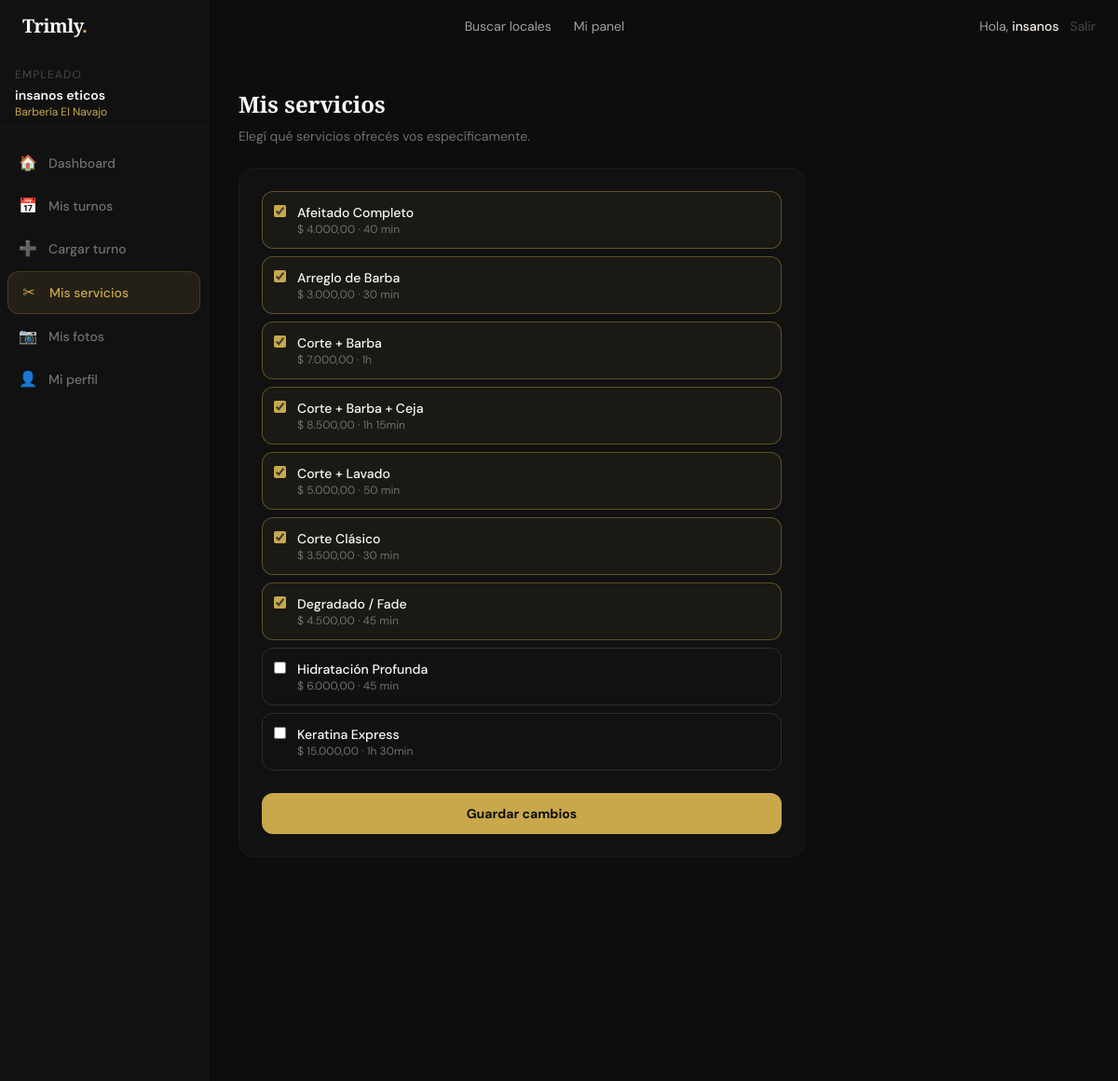
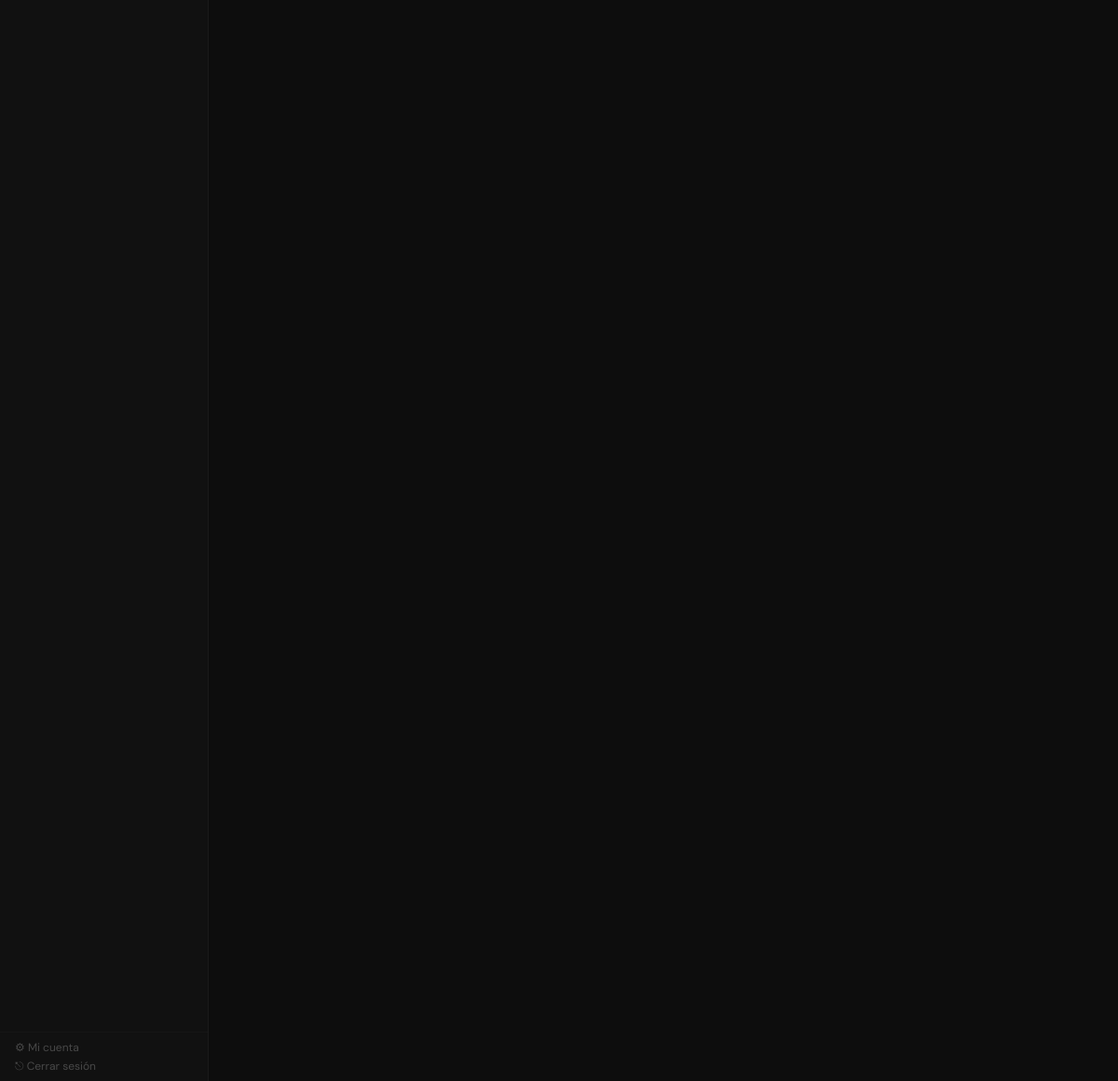
/trimly/mi-panel/servicios (signed in), run on the app's committed database (2 pictures, top to bottom).
### tables this page shows
CREATE TABLE `employees` (
  `id` int UNSIGNED NOT NULL,
  `shop_id` int UNSIGNED NOT NULL,
  `user_id` int UNSIGNED DEFAULT NULL,
  `name` varchar(100) NOT NULL,
  `bio` text,
  `avatar` varchar(255) DEFAULT NULL,
  `specialty` varchar(150) DEFAULT NULL,
  `instagram` varchar(100) DEFAULT NULL,
  `status` enum('active','inactive') NOT NULL DEFAULT 'active',
  `sort_order` tinyint NOT NULL DEFAULT '0',
  `created_at` datetime NOT NULL DEFAULT CURRENT_TIMESTAMP,
  `updated_at` datetime NOT NULL DEFAULT CURRENT_TIMESTAMP ON UPDATE CURRENT_TIMESTAMP
);

CREATE TABLE `shops` (
  `id` int UNSIGNED NOT NULL,
  `owner_id` int UNSIGNED NOT NULL,
  `name` varchar(120) NOT NULL,
  `slug` varchar(130) NOT NULL,
  `type` enum('barbershop','salon','mixed','nails','spa','tattoo','makeup','other') NOT NULL DEFAULT 'barbershop',
  `target_audience` enum('men','women','unisex') NOT NULL DEFAULT 'unisex',
  `description` text,
  `specialties` varchar(500) DEFAULT NULL,
  `amenities` varchar(500) DEFAULT NULL,
  `phone` varchar(30) DEFAULT NULL,
  `email` varchar(150) DEFAULT NULL,
  `website` varchar(255) DEFAULT NULL,
  `instagram` varchar(100) DEFAULT NULL,
  `facebook` varchar(100) DEFAULT NULL,
  `whatsapp` varchar(30) DEFAULT NULL,
  `logo` varchar(255) DEFAULT NULL,
  `cover_image` varchar(255) DEFAULT NULL,
  `address` varchar(255) DEFAULT NULL,
  `city` varchar(100) DEFAULT NULL,
  `province` varchar(100) DEFAULT NULL,
  `country` varchar(80) NOT NULL DEFAULT 'Argentina',
  `postal_code` varchar(20) DEFAULT NULL,
  `latitude` decimal(10,7) DEFAULT NULL,
  `longitude` decimal(10,7) DEFAULT NULL,
  `currency` char(3) NOT NULL DEFAULT 'ARS',
  `rating_avg` decimal(3,2) NOT NULL DEFAULT '0.00',
  `rating_count` int UNSIGNED NOT NULL DEFAULT '0',
  `status` enum('pending','active','suspended','closed') NOT NULL DEFAULT 'pending',
  `plan` enum('free','pro','premium') NOT NULL DEFAULT 'free',
  `plan_expires` date DEFAULT NULL,
  `verified` tinyint(1) NOT NULL DEFAULT '0',
  `featured` tinyint(1) NOT NULL DEFAULT '0',
  `views_count` int UNSIGNED NOT NULL DEFAULT '0',
  `is_shadowbanned` tinyint(1) NOT NULL DEFAULT '0',
  `suspension_reason` varchar(500) DEFAULT NULL,
  `suspension_until` datetime DEFAULT NULL,
  `ban_reason` varchar(500) DEFAULT NULL,
  `created_at` datetime NOT NULL DEFAULT CURRENT_TIMESTAMP,
  `updated_at` datetime NOT NULL DEFAULT CURRENT_TIMESTAMP ON UPDATE CURRENT_TIMESTAMP,
  `suspension_public` tinyint(1) NOT NULL DEFAULT '1'
);

CREATE TABLE `services` (
  `id` int UNSIGNED NOT NULL,
  `shop_id` int UNSIGNED NOT NULL,
  `category_id` int UNSIGNED DEFAULT NULL,
  `name` varchar(120) NOT NULL,
  `description` text,
  `duration_min` smallint UNSIGNED NOT NULL DEFAULT '30',
  `price` decimal(10,2) NOT NULL DEFAULT '0.00',
  `deposit_pct` tinyint UNSIGNED NOT NULL DEFAULT '0',
  `image` varchar(255) DEFAULT NULL,
  `is_active` tinyint(1) NOT NULL DEFAULT '1',
  `sort_order` tinyint NOT NULL DEFAULT '0',
  `created_at` datetime NOT NULL DEFAULT CURRENT_TIMESTAMP,
  `updated_at` datetime NOT NULL DEFAULT CURRENT_TIMESTAMP ON UPDATE CURRENT_TIMESTAMP
);

### app/Controllers/BaseController.php (called while the page is built, shortened)
<?php
abstract class BaseController
{
    protected function view(string $template, array $viewData = [], int $status = 200): void
    {
        require APP_PATH . '/Views/partials/layout.php';
    }
    protected function auth(): ?array
    {
        return $_SESSION['user'] ?? null;
    }
}

### app/Controllers/EmployeeDashController.php (called while the page is built, shortened)
<?php
class EmployeeDashController extends BaseController
{
    private Employee    $employeeModel;
    private Service     $serviceModel;
    public function __construct()
    {
        $this->employeeModel    = new Employee();
        $this->serviceModel     = new Service();
    }
    private function getEmployee(): array
    {
        $user     = $this->auth();
        $db       = \App\Models\Database::getInstance();
        $stmt     = $db->prepare('SELECT e.*, sh.name AS shop_name, sh.slug AS shop_slug, sh.currency,
                                   sh.status AS shop_status, sh.suspension_reason
                                   FROM employees e JOIN shops sh ON sh.id = e.shop_id
                                   WHERE e.user_id = ? AND e.status = "active" LIMIT 1');
        $stmt->execute([$user['id']]);
        $employee = $stmt->fetch();
        return $employee;
    }
    public function services(): void
    {
        $emp      = $this->getEmployee();
        $all      = $this->serviceModel->raw(
            "SELECT * FROM services WHERE shop_id = ? AND is_active = 1 ORDER BY name",
            [$emp['shop_id']]
        );
        $assigned = $this->employeeModel->raw(
            "SELECT service_id FROM employee_services WHERE employee_id = ?",
            [$emp['id']]
        );
        $assignedIds = array_column($assigned, 'service_id');
        $this->view('employee_dash/services', [
            'pageTitle'   => 'Mis servicios',
            'employee'    => $emp,
            'allServices' => $all,
            'assignedIds' => $assignedIds,
        ]);
    }
}

### index.php (called while the page is built, shortened)
<?php
$routes = require BASE_PATH . '/routes/web.php';
$method = $_SERVER['REQUEST_METHOD'];
$uri  = parse_url($_SERVER['REQUEST_URI'], PHP_URL_PATH);
$base = base_path();
if ($base && str_starts_with($uri, $base)) $uri = substr($uri, strlen($base));
$uri = rtrim($uri, '/') ?: '/';
$matched = null; $params = [];
foreach ($routes as [$rMethod, $pattern, $handler, $middleware]) {
    if (strtoupper($rMethod) !== $method) continue;
    $regex = str_contains($pattern, '{any}')
        ? str_replace('{any}', '(.*)', $pattern)
        : preg_replace('/\{[^}]+\}/', '([^/]+)', $pattern);
    $regex = '#^' . $regex . '$#u';
    if (preg_match($regex, $uri, $matches)) {
        preg_match_all('/\{([^}]+)\}/', $pattern, $paramNames);
        array_shift($matches);
        $params  = !empty($paramNames[1]) ? array_combine($paramNames[1], $matches) : [];
        $matched = [$handler, $middleware, $params];
        break;
    }
}
[$handler, $middleware, $params] = $matched;
[$controllerName, $actionName] = explode('@', $handler);
$controller = new $controllerClass();
$controller->$actionName(...array_values($params));

### app/Helpers/Helpers.php (called while the page is built, shortened)
<?php
function base_path(): string {
    static $base = null;
    if ($base === null) {
        $appUrl = rtrim(getenv('APP_URL') ?: 'http://localhost', '/');
        $parsed = parse_url($appUrl);
        $base   = rtrim($parsed['path'] ?? '', '/');
    }
    return $base;
}
function path(string $route = ''): string {
    return base_path() . '/' . ltrim($route, '/');
}
function e(mixed $val): string {
    return htmlspecialchars((string)($val ?? ''), ENT_QUOTES | ENT_SUBSTITUTE, 'UTF-8');
}
function money(float|int|null $amount, string $currency = 'ARS'): string {
    $amount = (float)$amount;
    return match($currency) {
        'ARS'   => '$ '   . number_format($amount, 2, ',', '.'),
        'USD'   => 'U$S ' . number_format($amount, 2, '.', ','),
        default => number_format($amount, 2),
    };
}
function duracionTexto(int $minutos): string {
    if ($minutos < 60) return "{$minutos} min";
    $h = intdiv($minutos, 60); $m = $minutos % 60;
    return $m ? "{$h}h {$m}min" : "{$h}h";
}

### app/Models/BaseModel.php (called while the page is built, shortened)
<?php
abstract class BaseModel
{
    protected PDO    $db;
    public function __construct()
    {
        $this->db = Database::getInstance();
    }
    public function raw(string $sql, array $params = []): array
    {
        $st = $this->db->prepare($sql);
        $st->execute($params);
        return $st->fetchAll();
    }
}

### app/Models/Database.php (called while the page is built, shortened)
<?php
class Database
{
    private static ?PDO $instance = null;
    public static function getInstance(): PDO
    {
        if (self::$instance === null) {
            $cfg = require BASE_PATH . '/config/database.php';
            $dsn = "mysql:host={$cfg['host']};port={$cfg['port']};dbname={$cfg['database']};charset={$cfg['charset']}";
            try {
                self::$instance = new PDO($dsn, $cfg['username'], $cfg['password'], $cfg['options']);
                self::$instance->exec("SET NAMES utf8mb4 COLLATE utf8mb4_unicode_ci");
            } catch (PDOException $e) {
                error_log('Trimly DB Error: ' . $e->getMessage());
                http_response_code(500);
                echo '<!DOCTYPE html><html><head><meta charset="UTF-8"><title>Error de conexión</title>
                <style>body{background:#0d0d0d;color:#eee;font-family:sans-serif;display:flex;align-items:center;justify-content:center;min-height:100vh;margin:0;}
                .box{text-align:center;padding:40px;border:1px solid #333;border-radius:16px;max-width:500px;}
                h1{color:#C9A84C;margin-bottom:12px;}p{color:#888;margin:8px 0;font-size:14px;}
                .err{background:#1a0000;border:1px solid #5a0000;border-radius:8px;padding:12px;margin:16px 0;font-family:monospace;font-size:13px;color:#ff6b6b;text-align:left;}</style>
                </head><body><div class="box">
                <h1>⚠ Error de base de datos</h1>
                <p>No se pudo conectar a MySQL. Verificá que:</p>
                <p>• MySQL esté corriendo en Laragon (botón verde)</p>
                <p>• La base de datos <strong>trimly</strong> exista</p>
                <p>• Las credenciales en <strong>.env</strong> sean correctas</p>
                <div class="err">' . htmlspecialchars($e->getMessage()) . '</div>
                </div></body></html>';
                exit;
            }
        }
        return self::$instance;
    }
}

### config/database.php (called while the page is built)
<?php
return [
    'driver'   => 'mysql',
    'host'     => getenv('DB_HOST')    ?: '127.0.0.1',
    'port'     => getenv('DB_PORT')    ?: 3306,
    'database' => getenv('DB_NAME')    ?: 'trimly',
    'username' => getenv('DB_USER')    ?: 'root',
    'password' => getenv('DB_PASS')    ?: '',
    'charset'  => 'utf8mb4',
    'options'  => [
        PDO::ATTR_ERRMODE            => PDO::ERRMODE_EXCEPTION,
        PDO::ATTR_DEFAULT_FETCH_MODE => PDO::FETCH_ASSOC,
        PDO::ATTR_EMULATE_PREPARES   => false,
        PDO::ATTR_TIMEOUT            => 5,
    ],
];

### app/Views/employee_dash/services.php (the view, shortened to what this page needs)
<div class="flex min-h-screen pt-16 pb-20 lg:pb-6">
  <?php require __DIR__ . '/partials/sidebar.php'; ?>
  <main class="flex-1 p-4 sm:p-6 lg:p-8 lg:ml-56 max-w-2xl">
    <h1 class="font-display text-2xl font-bold text-cream-light mb-2">Mis servicios</h1>
    <p class="text-ink-400 text-sm mb-6">Elegí qué servicios ofrecés vos específicamente.</p>
    <div class="bg-ink-800 border border-ink-700 rounded-2xl p-5 sm:p-6">
      <?php if (empty($allServices)): ?>
      <p class="text-ink-500 text-sm text-center py-6">El local todavía no tiene servicios cargados.</p>
      <?php else: ?>
      <div class="space-y-2 mb-6" id="services-list">
        <?php foreach ($allServices as $s): ?>
        <label class="flex items-start gap-3 p-3 rounded-xl border cursor-pointer transition-all
                      <?= in_array($s['id'], $assignedIds) ? 'border-gold/40 bg-gold/5' : 'border-ink-600 hover:border-ink-500' ?>">
          <input type="checkbox" name="service_ids[]" value="<?= $s['id'] ?>"
                 <?= in_array($s['id'], $assignedIds) ? 'checked' : '' ?>
                 onchange="toggleHighlight(this)"
                 class="mt-0.5 accent-gold shrink-0">
          <div class="flex-1 min-w-0">
            <p class="text-cream-light text-sm font-medium"><?= e($s['name']) ?></p>
            <p class="text-ink-400 text-xs"><?= money((float)$s['price']) ?> · <?= duracionTexto((int)$s['duration_min']) ?></p>
          </div>
        </label>
        <?php endforeach; ?>
      </div>
      <button onclick="saveServices()"
              class="w-full bg-gold hover:bg-gold-500 text-ink-900 font-bold py-3 rounded-xl text-sm transition-colors">
        Guardar cambios
      </button>
      <?php endif; ?>
    </div>
  </main>
</div>

### app/Views/partials/header.php (shortened to what this page needs)
<?php
$user     = $_SESSION['user'] ?? null;
$role     = $user['role'] ?? null;
$isAdmin  = $role === 'superadmin';
$isEmployee = $role === 'employee';
?>
<header class="fixed top-0 left-0 right-0 z-50" style="left:0;right:0;width:100%">
  <div id="hdr" class="transition-all duration-300 border-b border-transparent">
    <div class="w-full px-4 sm:px-6">
      <div class="flex items-center justify-between h-14">
        <a href="<?= path('/') ?>" class="flex items-center shrink-0 mr-6">
          <span class="font-display font-bold text-xl text-cream-light tracking-tight">Trimly<span class="text-gold">.</span></span>
        </a>
        <nav class="hidden md:flex items-center gap-6">
          <?php if($isAdmin): ?>
            <a href="<?= path('/admin') ?>" class="nav-link text-sm font-semibold text-gold">Panel Admin</a>
            <a href="<?= path('/admin/locales') ?>" class="nav-link text-sm text-ink-300 hover:text-cream transition-colors">Locales</a>
            <a href="<?= path('/admin/usuarios') ?>" class="nav-link text-sm text-ink-300 hover:text-cream transition-colors">Usuarios</a>
          <?php else: ?>
            <a href="<?= path('/buscar') ?>" class="nav-link text-sm text-ink-300 hover:text-cream transition-colors">Buscar locales</a>
            <?php if($isEmployee): ?><a href="<?= path('/mi-panel') ?>" class="nav-link text-sm text-ink-300 hover:text-cream transition-colors">Mi panel</a><?php endif; ?>
          <?php endif; ?>
        </nav>
        <div class="hidden md:flex items-center gap-3">
          <?php if($user): ?>
            <span class="text-sm text-ink-300">Hola, <span class="text-cream font-medium"><?= e(explode(' ',$user['name'])[0]) ?></span>
            </span>
            <a href="<?= path('/logout') ?>" class="text-sm text-ink-500 hover:text-ink-200 transition-colors">Salir</a>
          <?php endif; ?>
        </div>
      </div>
    </div>
  </div>
</header>

### app/Views/employee_dash/partials/sidebar.php (shortened to what this page needs)
<?php
$user = $_SESSION['user'] ?? [];
$currentPath = parse_url($_SERVER['REQUEST_URI'], PHP_URL_PATH);
$base = base_path();
$nav = [
    '/mi-panel'           => ['🏠', 'Dashboard'],
    '/mi-panel/turnos'    => ['📅', 'Mis turnos'],
    '/mi-panel/nuevo-turno' => ['➕', 'Cargar turno'],
    '/mi-panel/servicios' => ['✂', 'Mis servicios'],
    '/mi-panel/fotos'     => ['📷', 'Mis fotos'],
    '/mi-panel/perfil'    => ['👤', 'Mi perfil'],
];
?>
<aside class="w-56 shrink-0 bg-ink-800 border-r border-ink-700 min-h-screen fixed top-0 left-0 pt-16 z-20 hidden lg:flex flex-col">
  <div class="px-4 py-2 border-b border-ink-700/60">
    <p class="text-xs text-ink-500 uppercase tracking-widest mb-1">Empleado</p>
    <p class="font-semibold text-cream-light text-sm truncate"><?= e($employee['name'] ?? $user['name'] ?? '') ?></p>
    <p class="text-xs text-gold truncate"><?= e($employee['shop_name'] ?? '') ?></p>
  </div>
  <nav class="flex-1 px-2 py-4 space-y-0.5">
    <?php foreach ($nav as $path => [$icon, $label]): ?>
    <?php $active = str_starts_with($currentPath, $base . $path) && ($path === '/mi-panel' ? $currentPath === $base . '/mi-panel' : true); ?>
    <a href="<?= path($path) ?>"
       class="flex items-center gap-3 px-3 py-2.5 rounded-xl text-sm font-medium transition-all
              <?= $active ? 'bg-gold/10 text-gold border border-gold/20' : 'text-ink-400 hover:text-cream-light hover:bg-ink-700/50' ?>">
      <span class="text-base w-5 text-center"><?= $icon ?></span>
      <?= $label ?>
    </a>
    <?php endforeach; ?>
  </nav>
  <div class="px-4 py-2 border-t border-ink-700/60 space-y-1">
    <a href="<?= path('/cuenta/contrasena') ?>" class="block text-xs text-ink-500 hover:text-gold transition-colors">⚙ Mi cuenta</a>
    <a href="<?= path('/logout') ?>" class="block text-xs text-ink-500 hover:text-red-400 transition-colors">⎋ Cerrar sesión</a>
  </div>
</aside>

### app/Views/partials/layout.php (style rules this page uses)
.nav-link { position:relative; }
.nav-link::after { content:'';position:absolute;bottom:-2px;left:0;width:0;height:1px;background:#C9A84C;transition:width .3s ease; }

### data on the page
employees: name "insanos", name "insanos eticos", shop.name "Barbería El Navajo"
services: id "☑", name "Afeitado Completo", price "$ 4.000,00", duration_min "40 min"
services: id "☑", name "Arreglo de Barba", price "$ 3.000,00", duration_min "30 min"
services: id "☑", name "Corte + Barba", price "$ 7.000,00", duration_min "1h"
services: id "☑", name "Corte + Barba + Ceja", price "$ 8.500,00", duration_min "1h 15min"
services: id "☑", name "Corte + Lavado", price "$ 5.000,00", duration_min "50 min"
services: id "☑", name "Corte Clásico", price "$ 3.500,00", duration_min "30 min"
services: id "☑", name "Degradado / Fade", price "$ 4.500,00", duration_min "45 min"
services: name "Hidratación Profunda", price "$ 6.000,00", duration_min "45 min"
services: name "Keratina Express", price "$ 15.000,00", duration_min "1h 30min"

### other printed values
$icon "🏠"
$label "Dashboard"
$icon "📅"
$label "Mis turnos"
$icon "➕"
$label "Cargar turno"
$icon "✂"
$label "Mis servicios"
$icon "📷"
$label "Mis fotos"
$icon "👤"
$label "Mi perfil"
